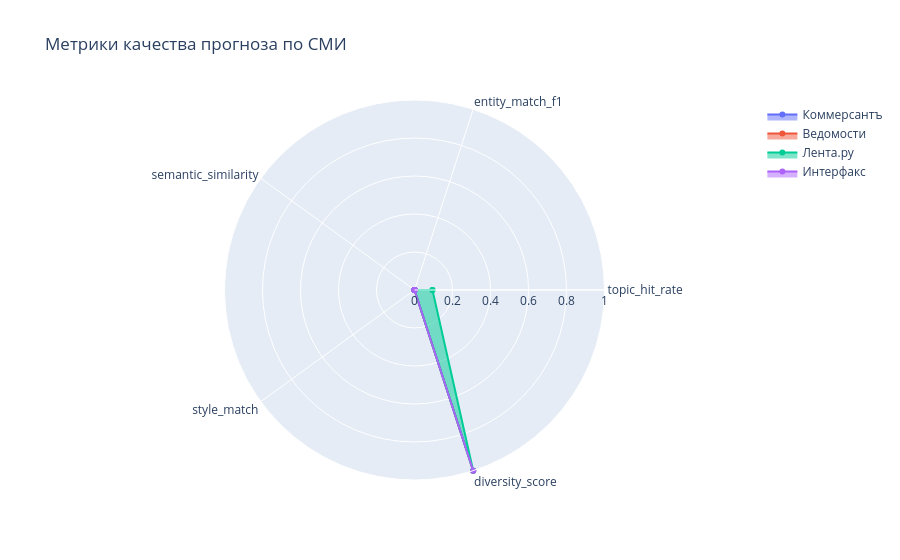

Notebook source saved alongside this figure:
### Code cell
# ── Визуализация метрик (radar chart) ────────────────────────────
import plotly.graph_objects as go

metric_cols = list(TARGETS.keys())
fig = go.Figure()

for slug, rep in metrics_reports.items():
    values = [rep.get(m, 0) for m in metric_cols]
    values_closed = values + [values[0]]  # close polygon
    cats_closed   = metric_cols + [metric_cols[0]]
    fig.add_trace(go.Scatterpolar(
        r=values_closed,
        theta=cats_closed,
        fill="toself",
        name=config.OUTLETS[slug]["name"],
    ))

fig.update_layout(
    polar=dict(radialaxis=dict(visible=True, range=[0, 1])),
    title="Метрики качества прогноза по СМИ",
    showlegend=True,
)
fig.show()

### Figure 1 — Plotly figure (JSON) as saved in the notebook; plotly's stock layout.template omitted (floating-point values rounded to 4 significant figures)
{"data": [{"fill": "toself", "name": "Коммерсантъ", "r": [0, 0, 0, 0, 1, 0], "theta": ["topic_hit_rate", "entity_match_f1", "semantic_similarity", "style_match", "diversity_score", "topic_hit_rate"], "type": "scatterpolar"}, {"fill": "toself", "name": "Ведомости", "r": [0, 0, 0, 0, 1, 0], "theta": ["topic_hit_rate", "entity_match_f1", "semantic_similarity", "style_match", "diversity_score", "topic_hit_rate"], "type": "scatterpolar"}, {"fill": "toself", "name": "Лента.ру", "r": [0.0945, 0, 0, 0, 1, 0.0945], "theta": ["topic_hit_rate", "entity_match_f1", "semantic_similarity", "style_match", "diversity_score", "topic_hit_rate"], "type": "scatterpolar"}, {"fill": "toself", "name": "Интерфакс", "r": [0, 0, 0, 0, 1, 0], "theta": ["topic_hit_rate", "entity_match_f1", "semantic_similarity", "style_match", "diversity_score", "topic_hit_rate"], "type": "scatterpolar"}], "layout": {"polar": {"radialaxis": {"range": [0, 1], "visible": true}}, "showlegend": true, "title": {"text": "Метрики качества прогноза по СМИ"}}}
